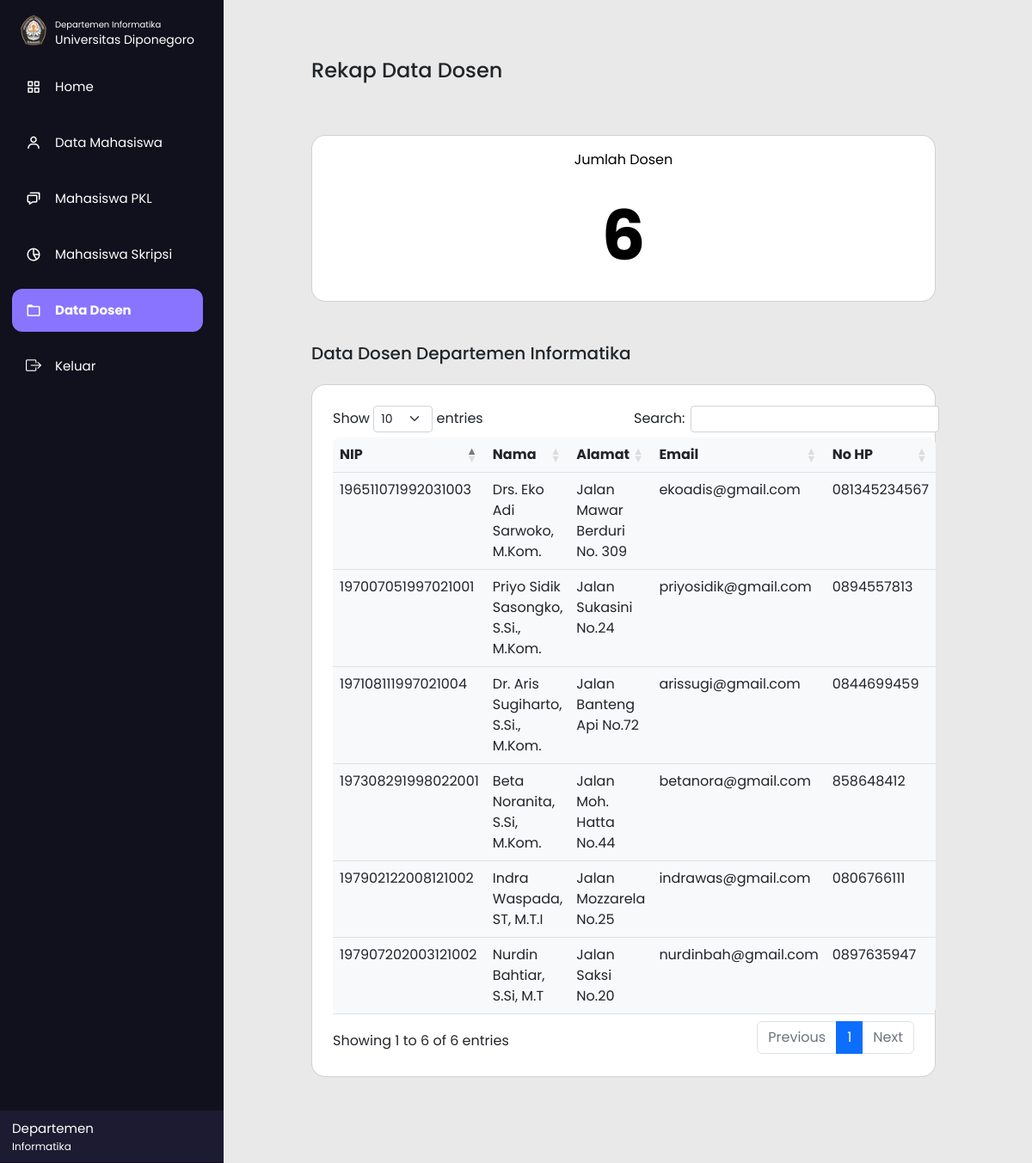
/departemen/datadosen.php, run on the app's committed database.
### tables this page shows
CREATE TABLE `tb_dosen` (
  `kode_wali` varchar(5) NOT NULL,
  `nama` varchar(255) NOT NULL,
  `nip` varchar(18) NOT NULL,
  `alamat` varchar(255) NOT NULL,
  `email` varchar(255) NOT NULL,
  `no_hp` varchar(13) NOT NULL,
  `kode_kota` varchar(11) NOT NULL
);

### departemen/datadosen.php (the view, shortened to what this page needs)
<?php
  include'../db_login.php';
?>
<!DOCTYPE html>
<html lang="en" dir="ltr">
  <head>
    <link rel="stylesheet" href="style.css">
    <link rel="stylesheet" href="style.css">
    <link href="https://cdn.jsdelivr.net/npm/bootstrap@5.2.2/dist/css/bootstrap.min.css" rel="stylesheet">
    <link href='https://unpkg.com/boxicons@2.0.7/css/boxicons.min.css' rel='stylesheet'>
    <link rel="stylesheet" href="https://cdn.datatables.net/1.12.1/css/dataTables.bootstrap5.min.css">
    <link rel="stylesheet" href="https://cdnjs.cloudflare.com/ajax/libs/twitter-bootstrap/5.2.0/css/bootstrap.min.css">
    <link rel="stylesheet" href="https://cdn.jsdelivr.net/npm/bootstrap-icons@1.9.1/font/bootstrap-icons.css">
  </head>
<body>
  <div class="sidebar">
  <div class="logo-details">
      <i> <img src="../asset/img/undip.png" style="width:40px ; padding-bottom:5px" alt=""></i>
        <div class="logo_name" style="padding-top: 5px;"> <div style="font-size:10px ;">Departemen Informatika</div>  Universitas Diponegoro</div>
    </div>
    <ul class="nav-list" id="nav-list">
      <li>
        <a class="nav-link " href="index.php">
          <i class='bx bx-grid-alt'></i>
          <span class="links_name">Home</span>
        </a>
      </li>
      <li>
       <a class="nav-link  " href="datamhs.php">
         <i class='bx bx-user' ></i>
         <span class="links_name">Data Mahasiswa</span>
       </a>
     </li>
     <li>
       <a class="nav-link " href="mhspkl.php">
         <i class='bx bx-chat' ></i>
         <span class="links_name">Mahasiswa PKL</span>
       </a>
     </li>
     <li>
       <a class="nav-link" href="mhsskripsi.php">
         <i class='bx bx-pie-chart-alt-2' ></i>
         <span class="links_name">Mahasiswa Skripsi</span>
       </a>
     </li>
     <li>
       <a class="nav-link active" href="datadosen.php">
         <i class='bx bx-folder' ></i>
         <span class="links_name">Data Dosen</span>
       </a>
     </li>
     <li>
       <a class="nav-link" href="../logout.php">
       <i class="bi bi-box-arrow-right"></i>
         <span class="links_name">Keluar</span>
       </a>
     </li>
     <li class="profile">
         <div class="profile-details">
           <div class="name_job">
             <div class="name">Departemen</div>
             <div class="email">Informatika</div>
           </div>
         </div>
     </li>
    </ul>
  </div>
  <section class="home-section">
    <div class="container-fluid">
      <div class="h4 mt-5 w-100 ">Rekap Data Dosen
      </div><br>
      <div class="row row-cols-1 row-cols-md-1 g-4 mt-1">
          <?php
          $ambildata = mysqli_query($conn, "SELECT * FROM tb_dosen ");
          $dosen = 0;
          while ($data = mysqli_fetch_array($ambildata)) {
              $dosen++;
              }
          ?>
        <div class="col">
          <a href="datadosen.php">
          <div class="card rounded-4 ">
            <div class="card-body">
              <p class="text-center">Jumlah Dosen</p>
              <p class="card-text jumlah text-center"><?= $dosen; ?></p>
            </div>
          </div>
          </a>
        </div>
      </div>
      <br>
      <div class="h5 mt-4 mb-4 w-100">Data Dosen Departemen Informatika</div>
      <div class="card p-4 rounded-4">
      <table id="example" class="table  bg-light rounded-3" style="width:100%">
        <thead>
            <tr>
                <th>NIP</th>
                <th>Nama</th>
                <th>Alamat</th>
                <th>Email</th>
                <th>No HP</th>
            </tr>
        </thead>
        <tbody>
          <?php
          $ambildata = mysqli_query($conn, 'SELECT * FROM tb_dosen'  );
          while ($data = mysqli_fetch_array($ambildata)) {
              $nip = $data['nip'];
              $nama = $data['nama'];
              $alamat = $data['alamat'];
              $email = $data['email'];
              $no_hp = $data['no_hp'];
          ?>
        <tr>
          <td><?= $nip ?></td>
          <td><?= $nama; ?></td>
          <td><?= $alamat; ?></td>
          <td><?= $email; ?></td>
          <td><?= $no_hp; ?></td>
        </tr>
        <?php
          }
        ?>
    </table>
    </div>
  </div>
</body>
 </html>

### departemen/style.css (style rules this page uses)
* { margin: 0; padding: 0; box-sizing: border-box; font-family: "Poppins" , sans-serif; }
.sidebar { position: fixed; left: 0; top: 0; height: 100%; width: 260px; background: #11101D; padding: 6px 14px; z-index: 99; transition: all 0.5s ease; }
.sidebar .logo-details { height: 60px; display: flex; align-items: center; position: relative; }
.sidebar .logo-details img { opacity: 1; transition: all 0.5s ease; size: 10px; }
.sidebar .logo-details .logo_name { color: #fff; font-size: 14px; opacity: 1; transition: all 0.5s ease; }
.sidebar i { color: #fff; height: 60px; min-width: 50px; font-size: 28px; text-align: center; line-height: 60px; }
.sidebar .nav-list { height: 100%; margin-top: 10px; margin-left: -32px; margin-right: 10px; }
.sidebar .nav-list .active, .nav-link:hover { background-color:#8974FF; }
.sidebar .nav-list .active .links_name { font-weight: bold; }
.sidebar li { position: relative; margin: px 0; list-style: none; margin-bottom: 15px; }
.sidebar li a { display: flex; height: 100%; width: 100%; border-radius: 12px; align-items: center; text-decoration: none; transition: all 0.4s ease; background: #11101D; }
.sidebar li a .links_name { color: #fff; font-size: 15px; font-weight: 400; white-space: nowrap; opacity: 1; pointer-events: auto; transition: 0.4s; }
.sidebar li i { height: 50px; line-height: 50px; font-size: 18px; border-radius: 12px; }
.sidebar li.profile { position: fixed; height: 60px; width: 260px; left: 0; bottom: -14px; padding: 10px 14px; background: #1d1b31; transition: all 0.5s ease; overflow: hidden; }
.sidebar li .profile-details { display: flex; align-items: center; flex-wrap: nowrap; }
.sidebar li.profile .name, .sidebar li.profile .email { font-size: 15px; font-weight: 400; color: #fff; white-space: nowrap; }
.sidebar li.profile .email { font-size: 12px; }
.home-section { position: relative; background: #e9e9e9; min-height: 100vh; padding: 100px; padding-top: 20px; left: 250px; width: calc(100% - 250px); transition: all 0.5s ease; z-index: 2; }
.home-section a .card { text-decoration: none; color: black; }
.home-section a { text-decoration: none; }
.jumlah { font-size: 80px; font-weight: bold; }

### data on the page
tb_dosen: nip "196511071992031003", nama "Drs. Eko Adi Sarwoko, M.Kom.", alamat "Jalan Mawar Berduri No. 309", email "ekoadis@gmail.com", no_hp "081345234567"
tb_dosen: nip "197907202003121002", nama "Nurdin Bahtiar, S.Si, M.T", alamat "Jalan Saksi No.20", email "nurdinbah@gmail.com", no_hp "0897635947"
tb_dosen: nip "197007051997021001", nama "Priyo Sidik Sasongko, S.Si., M.Kom.", alamat "Jalan Sukasini No.24", email "priyosidik@gmail.com", no_hp "0894557813"
tb_dosen: nip "197108111997021004", nama "Dr. Aris Sugiharto, S.Si., M.Kom.", alamat "Jalan Banteng Api No.72", email "arissugi@gmail.com", no_hp "0844699459"
tb_dosen: nip "197308291998022001", nama "Beta Noranita, S.Si, M.Kom.", alamat "Jalan Moh. Hatta No.44", email "betanora@gmail.com", no_hp "858648412"
tb_dosen: nip "197902122008121002", nama "Indra Waspada, ST, M.T.I", alamat "Jalan Mozzarela No.25", email "indrawas@gmail.com", no_hp "0806766111"

### other printed values
$dosen "6"
